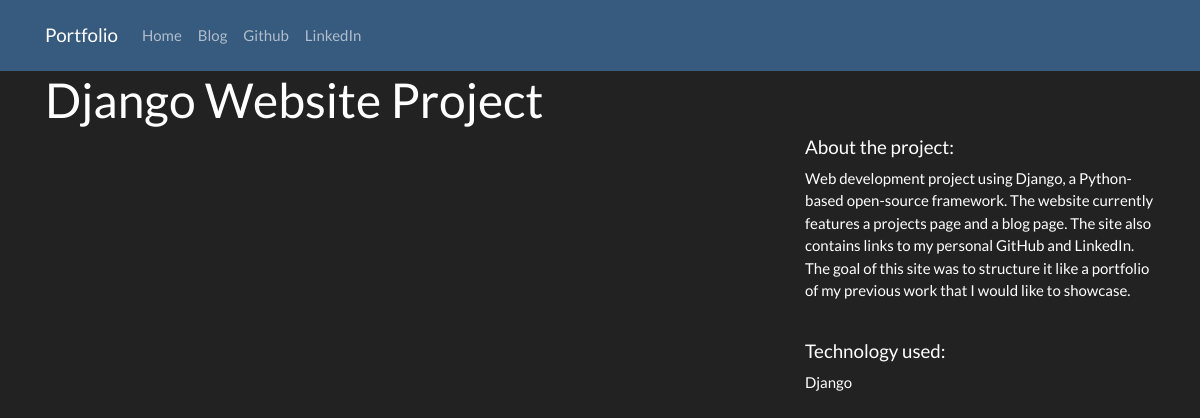
/projects/1/, run on the app's committed database.
### projects/models.py (models this page shows, shortened)
class Project(models.Model):
    title = models.CharField(max_length=100)
    description = models.TextField()
    technology = models.CharField(max_length=20)
    image = models.FileField(storage=fs)

### projects/views.py (the view)
# urls.py: path("<int:pk>/", views.project_detail, name="project_detail"),
def project_detail(request, pk):
    project = Project.objects.get(pk=pk) # Querues project with primary key (pk)
    context = {
        'project': project # Assign project to context
    }
    return render(request, 'project_detail.html', context)

### projects/templates/project_detail.html (shortened to what this page needs)
{% extends "base.html" %}
{% load static %}
{% block page_content %}
<h1>{{ project.title }}</h1>
<div class="row">
    <div class="col-md-8">
    </div>
    <div class="col-md-4">
        <h5>About the project:</h5>
        <p>{{ project.description }}</p>
        <br>
        <h5>Technology used:</h5>
        <p>{{ project.technology }}</p>
    </div>
</div>
{% endblock %}

### data on the page
Project: title "Django Website Project", description "Web development project using Django, a Python-based open-source framework. The website currently features a projects page and a blog page. The site also contains links to my personal GitHub and LinkedIn. The goal of this site was to structure it like a portfolio of my previous work that I would like to showcase.", technology "Django"
